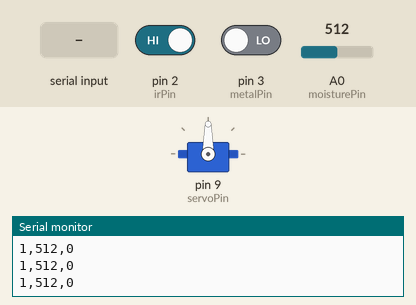
Bench run of a sketch on a simulated Arduino Uno, built with avr-gcc and run on an emulated ATmega328P. On the bench: servo, the last lines printed to the serial monitor. The inputs (shaded band) are chosen by the test bench; at power-on: pin 2 (irPin) HIGH, pin 3 (metalPin) LOW, A0 (moisturePin) = 512.

Above: at 1.2 s.
1.3 s: "METAL\n" received over Serial
At 2.7 s:
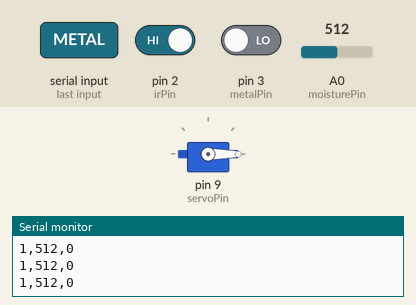
3.0 s: "DRY\n" received over Serial
At 3.9 s:
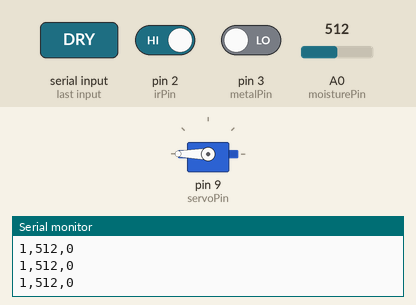
4.5 s: "WET\n" received over Serial
At 5.1 s:
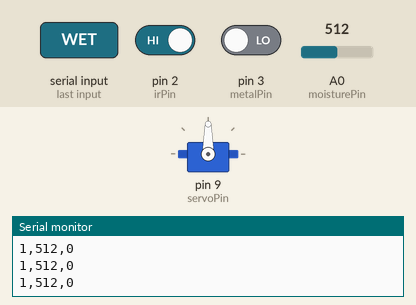
Timing chart, 0 to 7.5 s (numbered marks = the images above; inputs shaded):
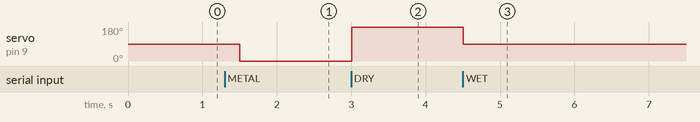

Measured:
- after the input at 1.3 s, servo on pin 9 (servoPin): 90° → 0° after 0.20 s
- after the input at 3.0 s, servo on pin 9 (servoPin): 0° → 180° at once
- after the input at 4.5 s, servo on pin 9 (servoPin): 180° → 90° at once

The sketch:

waste_sorter_code.ino.ino
```cpp
#include <Servo.h>

Servo servo;

// Pin connections
int irPin = 2;         // IR Sensor (Digital)
int moisturePin = A0;  // Moisture Sensor (Analog)
int metalPin = 3;      // Metal Sensor (Digital)
int servoPin = 9;      // Servo Motor (PWM)

void setup() {
  Serial.begin(9600);
  pinMode(irPin, INPUT);
  pinMode(metalPin, INPUT);
  servo.attach(servoPin);
  servo.write(90); // neutral position
}

void loop() {
  int irVal = digitalRead(irPin);
  int moistureVal = analogRead(moisturePin);
  int metalVal = digitalRead(metalPin);

  // Send sensor values as CSV to Python
  Serial.print(irVal);
  Serial.print(",");
  Serial.print(moistureVal);
  Serial.print(",");
  Serial.println(metalVal);

  // Check if Python sent command
  if (Serial.available()) {
    String command = Serial.readStringUntil('\n');

    if (command == "METAL") {
      servo.write(0);   // Metal bin
    } else if (command == "WET") {
      servo.write(90);  // Wet bin
    } else if (command == "DRY") {
      servo.write(180); // Dry bin
    }
  }

  delay(500);
}
```
